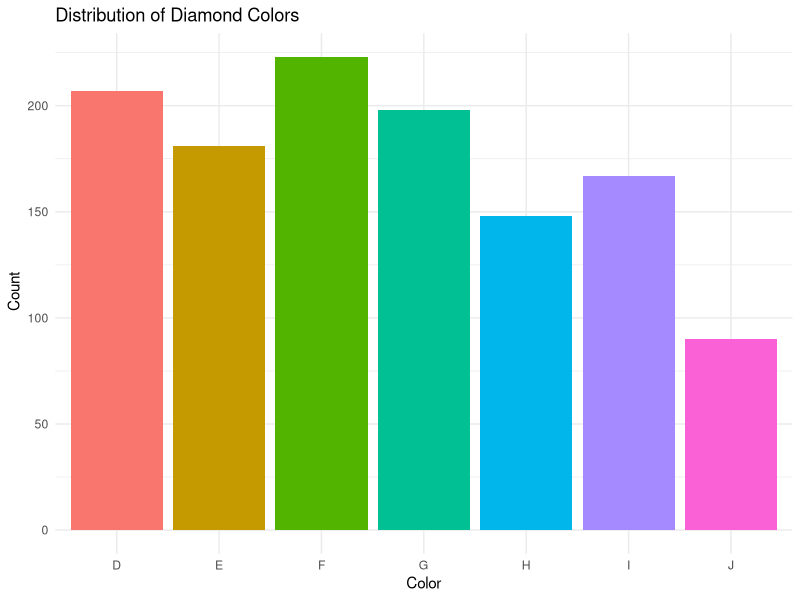
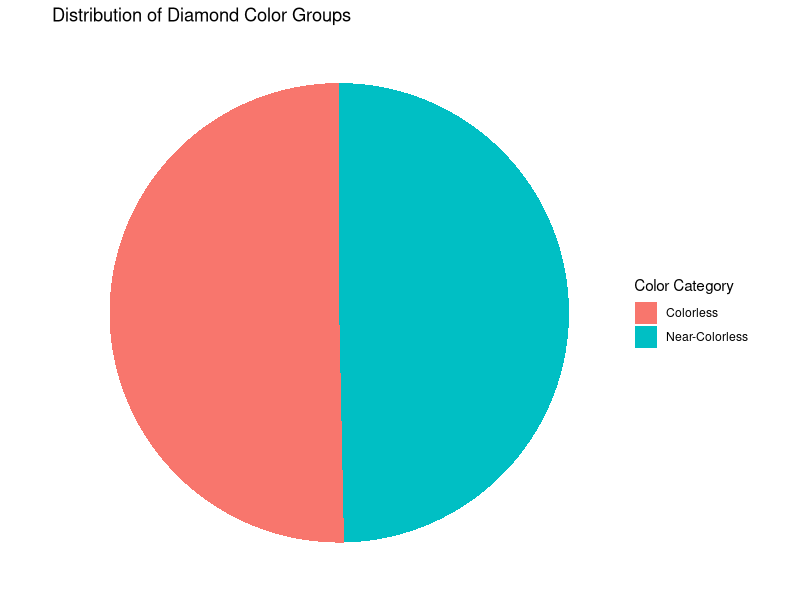
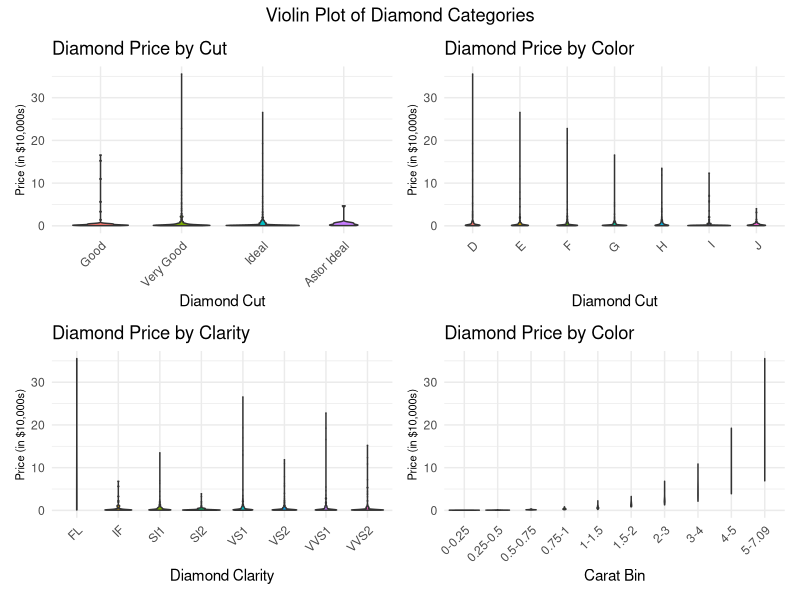
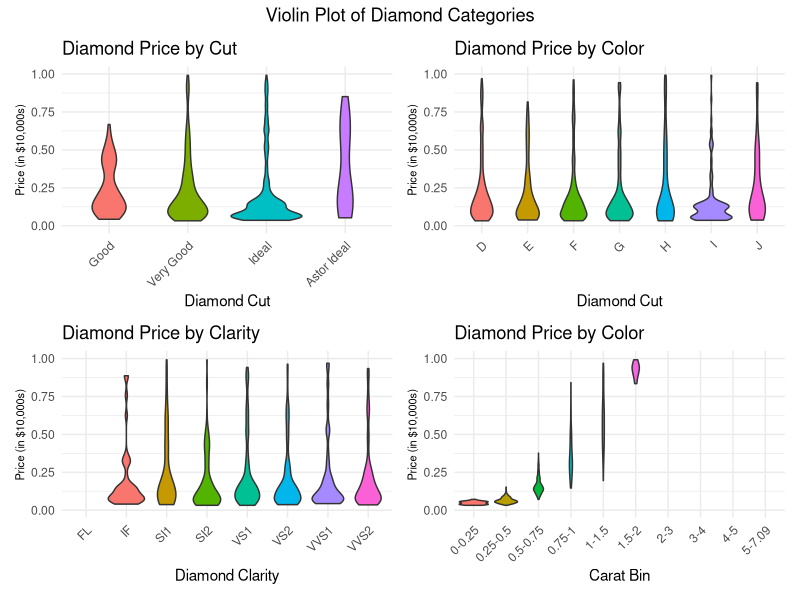
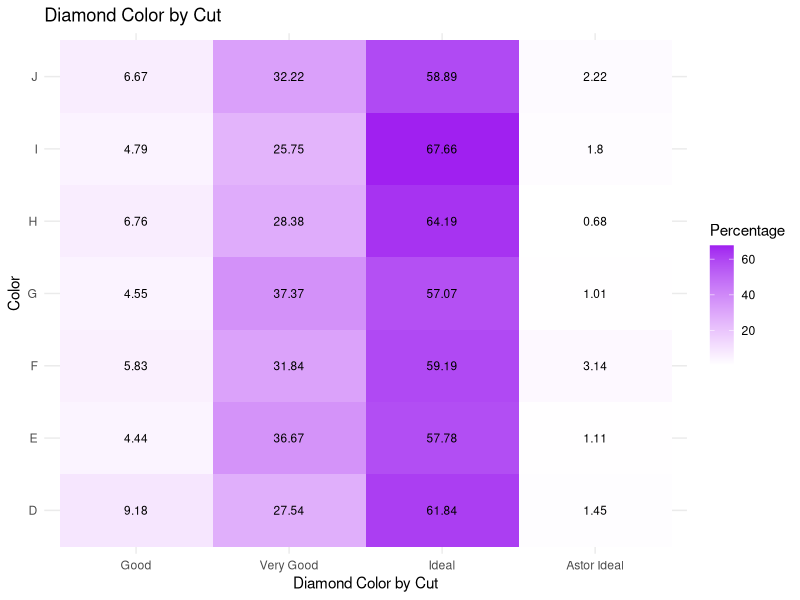
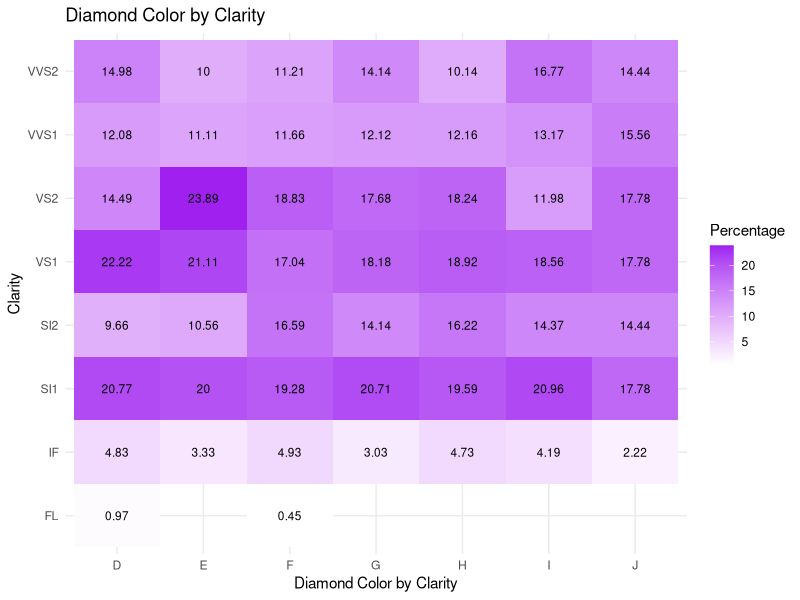
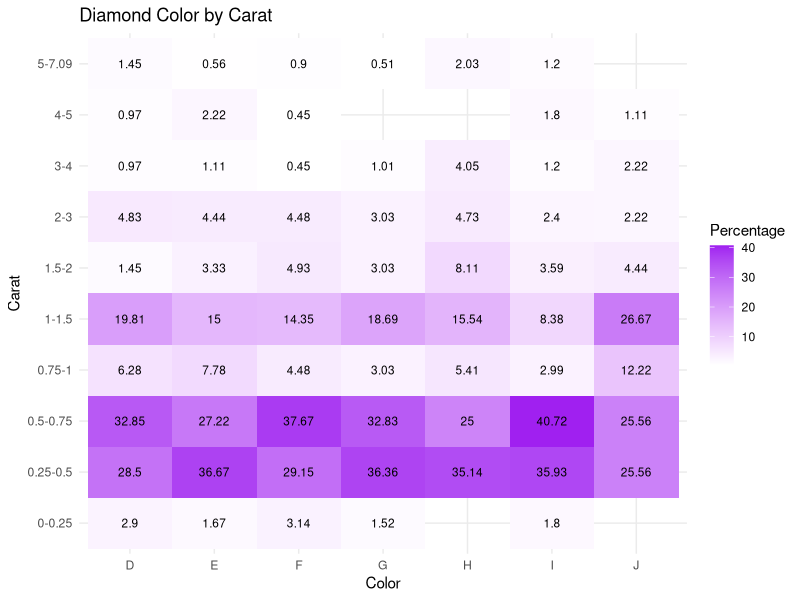
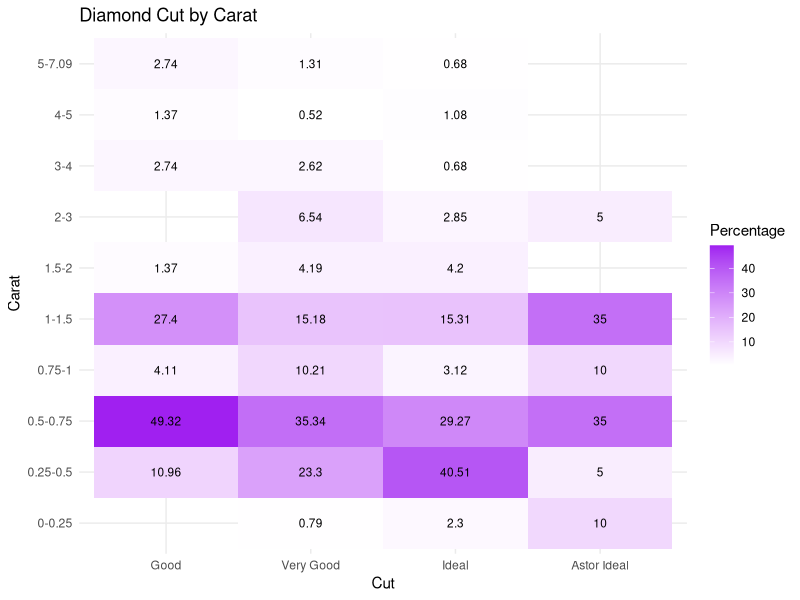

Write R code to recreate these figures, in order.
## ---- chunk 1
rm(list = ls())
library(tidyverse)
library(MASS)
library(patchwork)
library(kableExtra)

diamond <- read.csv("diamonds4.csv")
## ---- chunk 2
ggplot(diamond, aes(x=color, fill = color)) +
  geom_bar() +
  labs(title = "Distribution of Diamond Colors",
       x = "Color",
       y = " Count") +
  theme_minimal() +
  theme(legend.position = "none")
## ---- chunk 3

diamond <- diamond %>%
  mutate(color_category = case_when(
    color %in% c("D", "E", "F") ~ "Colorless",
    color %in% c("G", "H", "I", "J") ~ "Near-Colorless",
    color %in% c("K") ~ "Faint"
  ))

color_counts <- diamond %>%
  count(color_category)

ggplot(color_counts, aes(x="", y=n, fill=color_category)) + 
  geom_bar(stat="identity", width=1) + 
  coord_polar("y", start=0) + 
  labs(title = "Distribution of Diamond Color Groups",
       x = NULL,
       y = NULL,
       fill = "Color Category") + 
  theme_void()

## ---- chunk 4
diamond <-diamond %>%
  mutate(cut = cut%>%
           fct_relevel(c("Good","Very Good","Ideal","Astor Ideal")))

diamond <- diamond %>%
  drop_na(carat) %>%
  mutate(carat_bin = cut(carat,
                         breaks = c(0, 0.25, 0.5, 0.75, 1, 1.5, 2, 3, 4, 5, max(carat)),
                         labels = c("0-0.25", "0.25-0.5", "0.5-0.75", "0.75-1", "1-1.5", "1.5-2", "2-3", "3-4", "4-5", paste("5", max(carat), sep="-")),
                         right = FALSE
                         ) 
         ) %>%
  drop_na(carat_bin)


diamond<-diamond %>%
  mutate(cut = cut %>%
           fct_relevel(c("Good","Very Good","Ideal","Astor Ideal")))

## ---- chunk 5
g1 <- ggplot(diamond, aes(x = cut, y = price/10000, fill = cut)) + 
  geom_violin() +
  labs(title = "Diamond Price by Cut",
       x = "Diamond Cut",
       y = "Price (in $10,000s)") +
  theme_minimal() +
  theme(legend.position = "none",
        axis.text.x = element_text(angle = 45, hjust = 1),
        axis.title.y = element_text(size = 8))


g2 <- ggplot(diamond, aes(x = color, y = price/10000, fill = color)) + 
  geom_violin() +
  labs(title = "Diamond Price by Color",
       x = "Diamond Cut",
       y = "Price (in $10,000s)") +
  theme_minimal() +
  theme(legend.position = "none",
        axis.text.x = element_text(angle = 45, hjust = 1),
        axis.title.y = element_text(size = 8))

g3 <- ggplot(diamond, aes(x = clarity, y = price/10000, fill = clarity)) + 
  geom_violin() +
  labs(title = "Diamond Price by Clarity",
       x = "Diamond Clarity",
       y = "Price (in $10,000s)") +
  theme_minimal() +
  theme(legend.position = "none",
        axis.text.x = element_text(angle = 45, hjust = 1),
        axis.title.y = element_text(size = 8))

g4 <- ggplot(diamond, aes(x = carat_bin, y = price/10000, fill = carat_bin)) + 
  geom_violin() +
  labs(title = "Diamond Price by Color",
       x = "Carat Bin",
       y = "Price (in $10,000s)") +
  theme_minimal() +
  theme(legend.position = "none",
        axis.text.x = element_text(angle = 45, hjust = 1),
        axis.title.y = element_text(size = 8))

(g1 | g2) / (g3 | g4) + 
  plot_annotation(title = "Violin Plot of Diamond Categories", 
  theme = theme(plot.title = element_text(hjust = 0.5)))
## ---- chunk 6
g1 <- ggplot(diamond, aes(x = cut, y = price/10000, fill = cut)) + 
  geom_violin() +
  scale_y_continuous(limits = c(0, 1))  +
  theme_minimal() +
  labs(title = "Diamond Price by Cut",
       x = "Diamond Cut",
       y = "Price (in $10,000s)") +
  theme(legend.position = "none",
        axis.text.x = element_text(angle = 45, hjust = 1),
        axis.title.y = element_text(size = 8))

g2 <- ggplot(diamond, aes(x = color, y = price/10000, fill = color)) + 
  geom_violin() +
  scale_y_continuous(limits = c(0, 1))  +
  labs(title = "Diamond Price by Color",
       x = "Diamond Cut",
       y = "Price (in $10,000s)") +
  theme_minimal() +
  theme(legend.position = "none",
        axis.text.x = element_text(angle = 45, hjust = 1),
        axis.title.y = element_text(size = 8))

g3 <- ggplot(diamond, aes(x = clarity, y = price/10000, fill = clarity)) + 
  geom_violin() +
  scale_y_continuous(limits = c(0, 1))  +
  labs(title = "Diamond Price by Clarity",
       x = "Diamond Clarity",
       y = "Price (in $10,000s)") +
  theme_minimal() +
  theme(legend.position = "none",
        axis.text.x = element_text(angle = 45, hjust = 1),
        axis.title.y = element_text(size = 8))

g4 <- ggplot(diamond, aes(x = carat_bin, y = price/10000, fill = carat_bin)) + 
  geom_violin() +
  scale_y_continuous(limits = c(0, 1))  +
  labs(title = "Diamond Price by Color",
       x = "Carat Bin",
       y = "Price (in $10,000s)") +
  theme_minimal() +
  theme(legend.position = "none",
        axis.text.x = element_text(angle = 45, hjust = 1),
        axis.title.y = element_text(size = 8))

(g1 | g2) / (g3 | g4) + 
  plot_annotation(title = "Violin Plot of Diamond Categories", 
  theme = theme(plot.title = element_text(hjust = 0.5)))
## ---- chunk 7
color_cut <- diamond %>%
  count(cut,color) %>%
  group_by(color) %>%
  mutate(Percentage= round(n/sum(n)*100,2))


ggplot(color_cut,aes(x=cut, y=color, fill=Percentage))+
  geom_tile()+
  scale_fill_gradient(low="white",high="purple")+
  geom_text(aes(label=Percentage), size = 3)+
  theme(plot.title = element_text(hjust=0.5))+
  labs(x="Diamond Color by Cut",
       y="Color",
       title="Diamond Color by Cut") +
  theme_minimal()

## ---- chunk 8
color_clarity <- diamond %>%
  count(color, clarity) %>%
  group_by(color) %>%
  mutate(Percentage= round(n/sum(n)*100,2))


ggplot(color_clarity, aes(x = color, y = clarity, fill = Percentage)) + 
  geom_tile() +
  scale_fill_gradient(low = "white", high = "purple") +
  geom_text(aes(label = Percentage), size = 3) +
  theme(plot.title = element_text(hjust = 0.5)) +
  labs(
    x = "Diamond Color by Clarity",
    y = "Clarity",
    title = "Diamond Color by Clarity"
  ) +
  theme_minimal()
## ---- chunk 9
color_carat <- diamond %>%
  count(color, carat_bin) %>%
  group_by(color) %>%
  mutate(Percentage= round(n/sum(n)*100,2))

  
ggplot(color_carat, aes(x = color, y = carat_bin, fill = Percentage))+
  geom_tile() +
  scale_fill_gradient(low = "white", high = "purple") +
  geom_text(aes(label = Percentage), size = 3) +
  theme(plot.title = element_text(hjust = 0.5)) +
  labs(
    x = "Color",
    y = "Carat",
    title = "Diamond Color by Carat"
  ) +
  theme_minimal()
## ---- chunk 10
cut_carrat <- diamond %>%
  count(cut, carat_bin) %>%
  group_by(cut) %>%
  mutate(Percentage= round(n/sum(n)*100,2))

  
ggplot(cut_carrat, aes(x = cut, y = carat_bin, fill = Percentage))+
  geom_tile() +
  scale_fill_gradient(low = "white", high = "purple") +
  geom_text(aes(label = Percentage), size = 3) +
  theme(plot.title = element_text(hjust = 0.5)) +
  labs(
    x = "Cut",
    y = "Carat",
    title = "Diamond Cut by Carat"
  ) +
  theme_minimal()
## ---- chunk 11
clarity_cut <- diamond %>%
  count(cut, clarity) %>%
  group_by(cut) %>%
  mutate(Percentage= round(n/sum(n)*100,2))

  
ggplot(clarity_cut, aes(x = cut, y = clarity, fill = Percentage))+
  geom_tile() +
  scale_fill_gradient(low = "white", high = "purple") +
  geom_text(aes(label = Percentage), size = 3) +
  theme(plot.title = element_text(hjust = 0.5)) +
  labs(
    x = "Cut",
    y = "Clarity",
    title = "Diamond Cut by Clarity"
  ) +
  theme_minimal()
